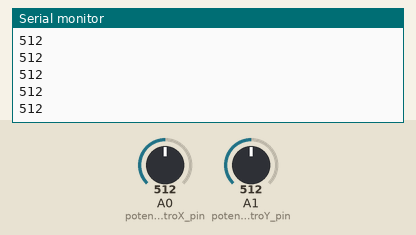
A sketch run on a simulated Arduino Uno, built with avr-gcc and run on an emulated ATmega328P. On the bench: the last lines printed to the serial monitor. The test bench sets the inputs (shaded band); at power-on: A0 (potenciometroX_pin) = 512, A1 (potenciometroY_pin) = 512.

Above: at 1.2 s.
1.3 s: A0 (potenciometroX_pin) set to 716
At 1.32 s:
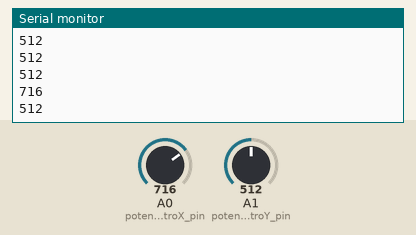
2.8 s: A1 (potenciometroY_pin) set to 306
At 2.82 s:
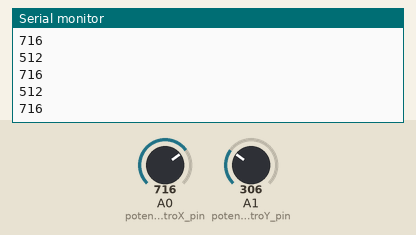
4.3 s: A0 (potenciometroX_pin) set to 900
At 4.33 s:
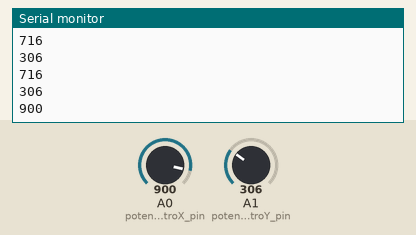
5.8 s: A1 (potenciometroY_pin) set to 122
At 5.84 s:
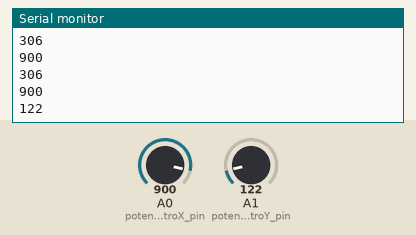
Timing chart, 0 to 8.3 s (numbered marks = the images above; inputs shaded):
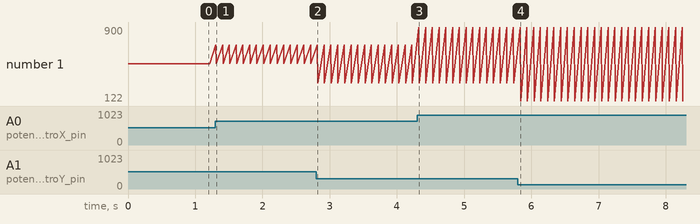

Measured:
- after the input at 1.3 s, the serial monitor: prints a new line at once (image 1)
- after the input at 4.3 s, the serial monitor: prints a new line at once (image 3)
- after the input at 5.8 s, the serial monitor: prints a new line at once (image 4)
- plotted number 1: 512 → 306 after the input at 2.8 s, 306 → 122 after the input at 5.8 s

The sketch:

Matlab_Arduino_Telesketch.ino
```cpp
/*
     Arduino + Matlab: Telesketch

Author: Mario Pérez Esteso - Geeky Theory

Blog: http://www.geekytheory.com

https://www.youtube.com/user/telecoreference
https://twitter.com/geekytheory
https://www.facebook.com/geekytheory
*/

int potenciometroX_pin=0; //Analog 0
int valor_potenciometroX=0;
int potenciometroY_pin=1; //Analog 1
int valor_potenciometroY=0;
void setup(){
  Serial.begin(9600);
}

void loop(){
  valor_potenciometroX=analogRead(potenciometroX_pin);
  Serial.println(valor_potenciometroX);
  valor_potenciometroY=analogRead(potenciometroY_pin);
  Serial.println(valor_potenciometroY);
  delay(100);
}
```
